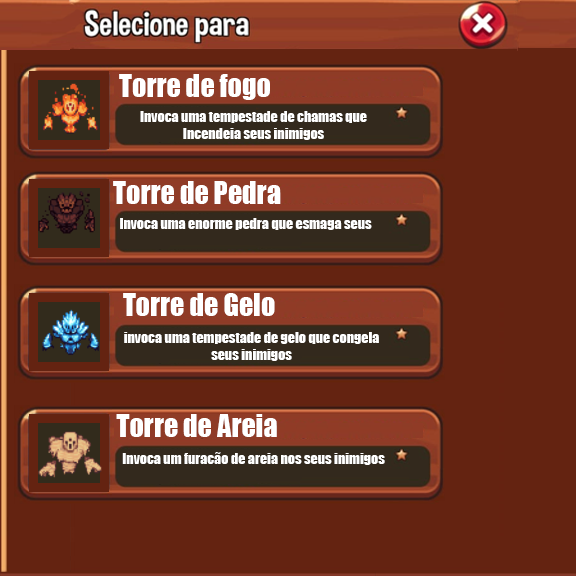

A level layout from a 2D game, rendered from its tile map. Below: a short description, then the map file with its tile-grid data intact:
An orthogonal 9x9 tile map with 64x64 px tiles, 1 tile layer (Camada de Tiles 1), 2 tilesets and 6 objects (tutorial, botao4, botao3, botao2, botao1, ...).

<map version="1.8" tiledversion="1.8.6" orientation="orthogonal" renderorder="right-down" width="9" height="9" tilewidth="64" tileheight="64" infinite="0" nextlayerid="5" nextobjectid="13">
 <tileset firstgid="1" source="chao.tsx" />
 <tileset firstgid="2" source="Mercado.tsx" />
 <layer id="1" name="Camada de Tiles 1" width="9" height="9">
  <data encoding="csv">
2,3,4,5,6,7,8,9,10,
11,12,13,14,15,16,17,18,19,
20,21,22,23,24,25,26,27,28,
29,30,31,32,33,34,35,36,37,
38,39,40,41,42,43,44,45,46,
47,48,49,50,51,52,53,54,55,
56,57,58,59,60,61,62,63,64,
65,66,67,68,69,70,71,72,73,
74,75,76,77,78,79,80,81,82
</data>
 </layer>
 <objectgroup id="4" name="Tutorial">
  <object id="12" name="tutorial" x="382.779" y="296.803" width="64" height="64" />
 </objectgroup>
 <objectgroup id="2" name="botoes">
  <object id="11" name="botao4" x="466.512" y="417.917" width="79.2472" height="79.2472" />
  <object id="10" name="botao3" x="468.755" y="290.822" width="79.2472" height="79.2472" />
  <object id="8" name="botao2" x="469.502" y="181.67" width="79.2472" height="79.2472" />
  <object id="9" name="botao1" x="469.502" y="73.2663" width="79.2472" height="79.2472" />
 </objectgroup>
 <objectgroup id="3" name="sair">
  <object id="7" name="sair" x="460.531" y="2.24285" width="44.8569" height="44.8569" />
 </objectgroup>
</map>